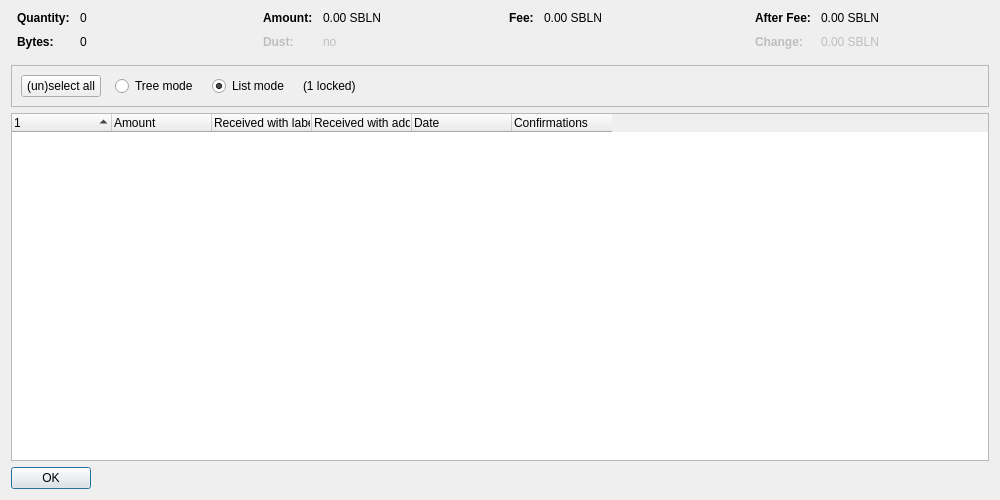
<?xml version="1.0" encoding="UTF-8"?>
<ui version="4.0">
 <class>CoinControlDialog</class>
 <widget class="QDialog" name="CoinControlDialog">
  <property name="geometry">
   <rect>
    <x>0</x>
    <y>0</y>
    <width>1000</width>
    <height>500</height>
   </rect>
  </property>
  <property name="windowTitle">
   <string>Coin Selection</string>
  </property>
  <layout class="QVBoxLayout" name="verticalLayout">
   <item>
    <layout class="QHBoxLayout" name="horizontalLayoutTop" stretch="0,0,0,0">
     <property name="topMargin">
      <number>0</number>
     </property>
     <property name="bottomMargin">
      <number>10</number>
     </property>
     <item>
      <layout class="QFormLayout" name="formLayoutCoinControl1">
       <property name="horizontalSpacing">
        <number>10</number>
       </property>
       <property name="verticalSpacing">
        <number>10</number>
       </property>
       <property name="leftMargin">
        <number>6</number>
       </property>
       <property name="rightMargin">
        <number>6</number>
       </property>
       <item row="0" column="0">
        <widget class="QLabel" name="labelCoinControlQuantityText">
         <property name="font">
          <font>
           <weight>75</weight>
           <bold>true</bold>
          </font>
         </property>
         <property name="text">
          <string>Quantity:</string>
         </property>
        </widget>
       </item>
       <item row="0" column="1">
        <widget class="QLabel" name="labelCoinControlQuantity">
         <property name="cursor">
          <cursorShape>IBeamCursor</cursorShape>
         </property>
         <property name="contextMenuPolicy">
          <enum>Qt::ActionsContextMenu</enum>
         </property>
         <property name="text">
          <string notr="true">0</string>
         </property>
         <property name="textInteractionFlags">
          <set>Qt::LinksAccessibleByMouse|Qt::TextSelectableByKeyboard|Qt::TextSelectableByMouse</set>
         </property>
        </widget>
       </item>
       <item row="1" column="0">
        <widget class="QLabel" name="labelCoinControlBytesText">
         <property name="font">
          <font>
           <weight>75</weight>
           <bold>true</bold>
          </font>
         </property>
         <property name="text">
          <string>Bytes:</string>
         </property>
        </widget>
       </item>
       <item row="1" column="1">
        <widget class="QLabel" name="labelCoinControlBytes">
         <property name="cursor">
          <cursorShape>IBeamCursor</cursorShape>
         </property>
         <property name="contextMenuPolicy">
          <enum>Qt::ActionsContextMenu</enum>
         </property>
         <property name="text">
          <string notr="true">0</string>
         </property>
         <property name="textInteractionFlags">
          <set>Qt::LinksAccessibleByMouse|Qt::TextSelectableByKeyboard|Qt::TextSelectableByMouse</set>
         </property>
        </widget>
       </item>
      </layout>
     </item>
     <item>
      <layout class="QFormLayout" name="formLayoutCoinControl2">
       <property name="horizontalSpacing">
        <number>10</number>
       </property>
       <property name="verticalSpacing">
        <number>10</number>
       </property>
       <property name="leftMargin">
        <number>6</number>
       </property>
       <property name="rightMargin">
        <number>6</number>
       </property>
       <item row="0" column="0">
        <widget class="QLabel" name="labelCoinControlAmountText">
         <property name="font">
          <font>
           <weight>75</weight>
           <bold>true</bold>
          </font>
         </property>
         <property name="text">
          <string>Amount:</string>
         </property>
        </widget>
       </item>
       <item row="0" column="1">
        <widget class="QLabel" name="labelCoinControlAmount">
         <property name="cursor">
          <cursorShape>IBeamCursor</cursorShape>
         </property>
         <property name="contextMenuPolicy">
          <enum>Qt::ActionsContextMenu</enum>
         </property>
         <property name="text">
          <string notr="true">0.00 SBLN</string>
         </property>
         <property name="textInteractionFlags">
          <set>Qt::LinksAccessibleByMouse|Qt::TextSelectableByKeyboard|Qt::TextSelectableByMouse</set>
         </property>
        </widget>
       </item>
       <item row="1" column="0">
        <widget class="QLabel" name="labelCoinControlLowOutputText">
         <property name="enabled">
          <bool>false</bool>
         </property>
         <property name="font">
          <font>
           <weight>75</weight>
           <bold>true</bold>
          </font>
         </property>
         <property name="text">
          <string>Dust:</string>
         </property>
        </widget>
       </item>
       <item row="1" column="1">
        <widget class="QLabel" name="labelCoinControlLowOutput">
         <property name="enabled">
          <bool>false</bool>
         </property>
         <property name="cursor">
          <cursorShape>IBeamCursor</cursorShape>
         </property>
         <property name="contextMenuPolicy">
          <enum>Qt::ActionsContextMenu</enum>
         </property>
         <property name="text">
          <string notr="true">no</string>
         </property>
         <property name="textInteractionFlags">
          <set>Qt::LinksAccessibleByMouse|Qt::TextSelectableByKeyboard|Qt::TextSelectableByMouse</set>
         </property>
        </widget>
       </item>
      </layout>
     </item>
     <item>
      <layout class="QFormLayout" name="formLayoutCoinControl3">
       <property name="horizontalSpacing">
        <number>10</number>
       </property>
       <property name="verticalSpacing">
        <number>10</number>
       </property>
       <property name="leftMargin">
        <number>6</number>
       </property>
       <property name="rightMargin">
        <number>6</number>
       </property>
       <item row="0" column="0">
        <widget class="QLabel" name="labelCoinControlFeeText">
         <property name="font">
          <font>
           <weight>75</weight>
           <bold>true</bold>
          </font>
         </property>
         <property name="text">
          <string>Fee:</string>
         </property>
        </widget>
       </item>
       <item row="0" column="1">
        <widget class="QLabel" name="labelCoinControlFee">
         <property name="cursor">
          <cursorShape>IBeamCursor</cursorShape>
         </property>
         <property name="contextMenuPolicy">
          <enum>Qt::ActionsContextMenu</enum>
         </property>
         <property name="text">
          <string notr="true">0.00 SBLN</string>
         </property>
         <property name="textInteractionFlags">
          <set>Qt::LinksAccessibleByMouse|Qt::TextSelectableByKeyboard|Qt::TextSelectableByMouse</set>
         </property>
        </widget>
       </item>
      </layout>
     </item>
     <item>
      <layout class="QFormLayout" name="formLayoutCoinControl4">
       <property name="horizontalSpacing">
        <number>10</number>
       </property>
       <property name="verticalSpacing">
        <number>10</number>
       </property>
       <property name="leftMargin">
        <number>6</number>
       </property>
       <property name="rightMargin">
        <number>6</number>
       </property>
       <item row="0" column="0">
        <widget class="QLabel" name="labelCoinControlAfterFeeText">
         <property name="font">
          <font>
           <weight>75</weight>
           <bold>true</bold>
          </font>
         </property>
         <property name="text">
          <string>After Fee:</string>
         </property>
        </widget>
       </item>
       <item row="0" column="1">
        <widget class="QLabel" name="labelCoinControlAfterFee">
         <property name="cursor">
          <cursorShape>IBeamCursor</cursorShape>
         </property>
         <property name="contextMenuPolicy">
          <enum>Qt::ActionsContextMenu</enum>
         </property>
         <property name="text">
          <string notr="true">0.00 SBLN</string>
         </property>
         <property name="textInteractionFlags">
          <set>Qt::LinksAccessibleByMouse|Qt::TextSelectableByKeyboard|Qt::TextSelectableByMouse</set>
         </property>
        </widget>
       </item>
       <item row="1" column="0">
        <widget class="QLabel" name="labelCoinControlChangeText">
         <property name="enabled">
          <bool>false</bool>
         </property>
         <property name="font">
          <font>
           <weight>75</weight>
           <bold>true</bold>
          </font>
         </property>
         <property name="text">
          <string>Change:</string>
         </property>
        </widget>
       </item>
       <item row="1" column="1">
        <widget class="QLabel" name="labelCoinControlChange">
         <property name="enabled">
          <bool>false</bool>
         </property>
         <property name="cursor">
          <cursorShape>IBeamCursor</cursorShape>
         </property>
         <property name="contextMenuPolicy">
          <enum>Qt::ActionsContextMenu</enum>
         </property>
         <property name="text">
          <string notr="true">0.00 SBLN</string>
         </property>
         <property name="textInteractionFlags">
          <set>Qt::LinksAccessibleByMouse|Qt::TextSelectableByKeyboard|Qt::TextSelectableByMouse</set>
         </property>
        </widget>
       </item>
      </layout>
     </item>
    </layout>
   </item>
   <item>
    <widget class="QFrame" name="frame">
     <property name="minimumSize">
      <size>
       <width>0</width>
       <height>40</height>
      </size>
     </property>
     <property name="frameShape">
      <enum>QFrame::StyledPanel</enum>
     </property>
     <property name="frameShadow">
      <enum>QFrame::Sunken</enum>
     </property>
     <layout class="QHBoxLayout" name="horizontalLayout">
      <item>
       <layout class="QHBoxLayout" name="horizontalLayoutPanel" stretch="0,0,0,0,0">
        <property name="spacing">
         <number>14</number>
        </property>
        <item>
         <widget class="QPushButton" name="pushButtonSelectAll">
          <property name="sizePolicy">
           <sizepolicy hsizetype="Maximum" vsizetype="Fixed">
            <horstretch>0</horstretch>
            <verstretch>0</verstretch>
           </sizepolicy>
          </property>
          <property name="text">
           <string>(un)select all</string>
          </property>
          <property name="autoDefault">
           <bool>false</bool>
          </property>
         </widget>
        </item>
        <item>
         <widget class="QRadioButton" name="radioTreeMode">
          <property name="sizePolicy">
           <sizepolicy hsizetype="Maximum" vsizetype="Fixed">
            <horstretch>0</horstretch>
            <verstretch>0</verstretch>
           </sizepolicy>
          </property>
          <property name="text">
           <string>Tree mode</string>
          </property>
         </widget>
        </item>
        <item>
         <widget class="QRadioButton" name="radioListMode">
          <property name="sizePolicy">
           <sizepolicy hsizetype="Maximum" vsizetype="Fixed">
            <horstretch>0</horstretch>
            <verstretch>0</verstretch>
           </sizepolicy>
          </property>
          <property name="text">
           <string>List mode</string>
          </property>
          <property name="checked">
           <bool>true</bool>
          </property>
         </widget>
        </item>
        <item>
         <widget class="QLabel" name="labelLocked">
          <property name="text">
           <string notr="true">(1 locked)</string>
          </property>
         </widget>
        </item>
        <item>
         <spacer name="horizontalSpacer">
          <property name="orientation">
           <enum>Qt::Horizontal</enum>
          </property>
          <property name="sizeHint" stdset="0">
           <size>
            <width>40</width>
            <height>20</height>
           </size>
          </property>
         </spacer>
        </item>
       </layout>
      </item>
     </layout>
    </widget>
   </item>
   <item>
    <widget class="CoinControlTreeWidget" name="treeWidget">
     <property name="contextMenuPolicy">
      <enum>Qt::CustomContextMenu</enum>
     </property>
     <property name="sortingEnabled">
      <bool>false</bool>
     </property>
     <property name="columnCount">
      <number>6</number>
     </property>
     <attribute name="headerShowSortIndicator" stdset="0">
      <bool>true</bool>
     </attribute>
     <attribute name="headerStretchLastSection">
      <bool>false</bool>
     </attribute>
     <column>
      <property name="text">
       <string/>
      </property>
     </column>
     <column>
      <property name="text">
       <string>Amount</string>
      </property>
     </column>
     <column>
      <property name="text">
       <string>Received with label</string>
      </property>
     </column>
     <column>
      <property name="text">
       <string>Received with address</string>
      </property>
     </column>
     <column>
      <property name="text">
       <string>Date</string>
      </property>
     </column>
     <column>
      <property name="text">
       <string>Confirmations</string>
      </property>
      <property name="toolTip">
       <string>Confirmed</string>
      </property>
     </column>
     <column>
      <property name="text">
       <string/>
      </property>
     </column>
     <column>
      <property name="text">
       <string/>
      </property>
     </column>
     <column>
      <property name="text">
       <string/>
      </property>
     </column>
     <column>
      <property name="text">
       <string/>
      </property>
     </column>
    </widget>
   </item>
   <item>
    <widget class="QDialogButtonBox" name="buttonBox">
     <property name="sizePolicy">
      <sizepolicy hsizetype="Maximum" vsizetype="Fixed">
       <horstretch>0</horstretch>
       <verstretch>0</verstretch>
      </sizepolicy>
     </property>
     <property name="orientation">
      <enum>Qt::Horizontal</enum>
     </property>
     <property name="standardButtons">
      <set>QDialogButtonBox::Ok</set>
     </property>
    </widget>
   </item>
  </layout>
 </widget>
 <customwidgets>
  <customwidget>
   <class>CoinControlTreeWidget</class>
   <extends>QTreeWidget</extends>
   <header>qt/coincontroltreewidget.h</header>
  </customwidget>
 </customwidgets>
 <resources/>
 <connections/>
</ui>
